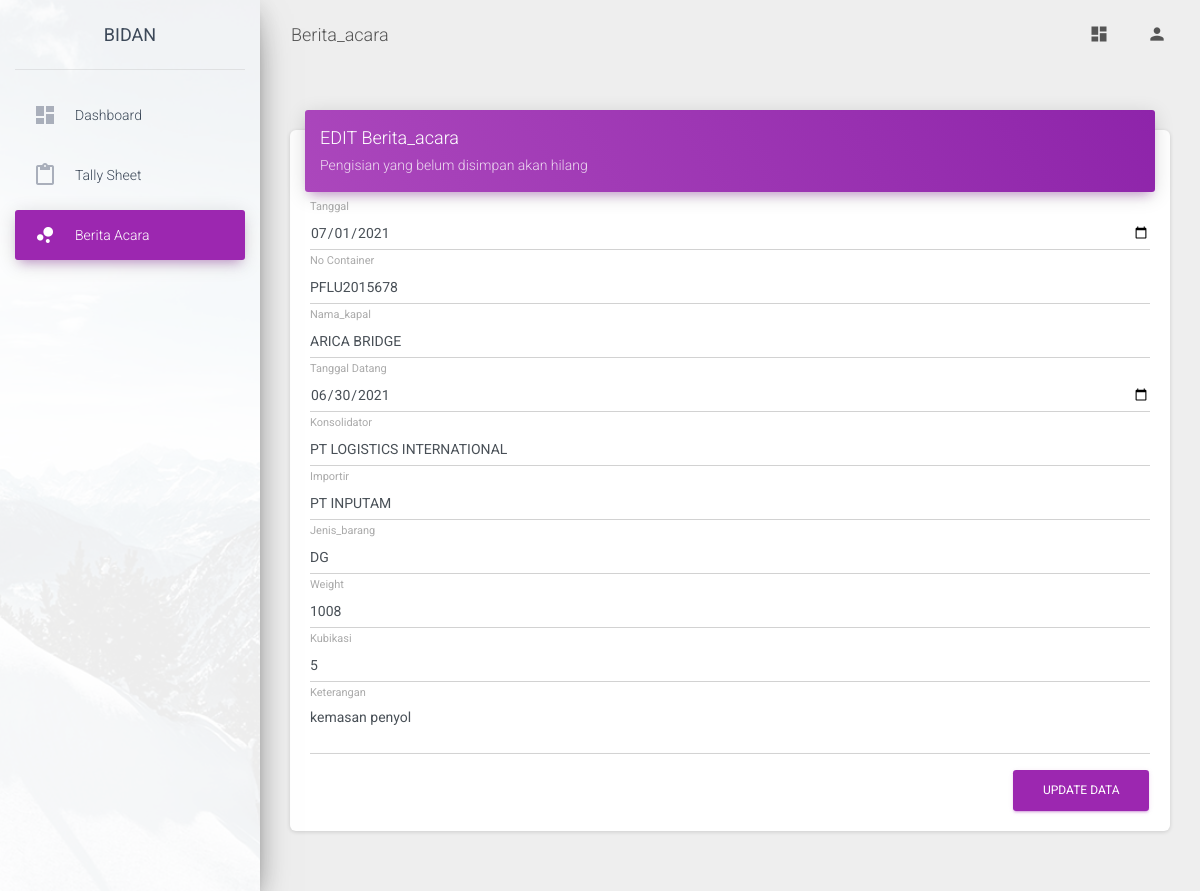
The page /media.php?module=berita_acara&act=edit&id=1 (signed in) on the database its author committed.
### tables this page shows
CREATE TABLE `berita_acara` (
  `id` int(11) NOT NULL,
  `tanggal` date NOT NULL,
  `no_container` varchar(128) NOT NULL,
  `nama_kapal` varchar(128) NOT NULL,
  `tgl_datang` date NOT NULL,
  `konsolidator` varchar(128) NOT NULL,
  `importir` varchar(128) NOT NULL,
  `no_bl` varchar(128) NOT NULL,
  `jumlah` int(128) NOT NULL,
  `jenis_barang` varchar(128) NOT NULL,
  `weight` int(128) NOT NULL,
  `kubikasi` int(128) NOT NULL,
  `keterangan` varchar(128) NOT NULL
);

### module/berita_acara/edit.php (the view, shortened to what this page needs)
<?php
$aksi   = "module/".$_GET['module']."/action.php";
$edit=mysqli_fetch_array(mysqli_query($conn,"SELECT * from berita_acara where id='$_GET[id]'"));
?>
<div class="col-md-12">
  <div class="card">
    <div class="card-header card-header-primary">
      <h4 class="card-title"><?php echo strtoupper($_GET['act']) ?> <?php echo ucwords($_GET['module']) ?></h4>
      <p class="card-category">Pengisian yang belum disimpan akan hilang</p>
    </div>
    <div class="card-body">
      <form action="<?php echo $aksi."?module=".$_GET['module']."&act=".$_GET['act'] ?>" method="POST">
        <div class="row">
          <div class="col-md-12">
            <div class="form-group">
              <label class="bmd-label-floating"><?php echo ucwords('tanggal') ?></label>
              <input type="date" class="form-control" name="tanggal" value="<?php echo $edit['tanggal'] ?>">
            </div>
          </div>
          <div class="col-md-12">
            <div class="form-group">
              <label class="bmd-label-floating"><?php echo ucwords('no container') ?></label>
              <input type="text" class="form-control" name="no_container" value="<?php echo $edit['no_container'] ?>">
            </div>
          </div>
          <div class="col-md-12">
            <div class="form-group">
              <label class="bmd-label-floating"><?php echo ucwords('nama_kapal') ?></label>
              <input type="text" class="form-control" name="nama_kapal" value="<?php echo $edit['nama_kapal'] ?>">
            </div>
          </div>
          <div class="col-md-12">
            <div class="form-group">
              <label class="bmd-label-floating"><?php echo ucwords('Tanggal Datang') ?></label>
              <input type="date" class="form-control" name="tgl_datang" value="<?php echo $edit['tgl_datang'] ?>">
            </div>
          </div>
          <div class="col-md-12">
            <div class="form-group">
              <label class="bmd-label-floating"><?php echo ucwords('Konsolidator') ?></label>
              <input type="text" class="form-control" name="konsolidator" value="<?php echo $edit['konsolidator'] ?>">
            </div>
          </div>
          <div class="col-md-12">
            <div class="form-group">
              <label class="bmd-label-floating"><?php echo ucwords('importir') ?></label>
              <input type="text" class="form-control" name="importir" value="<?php echo $edit['importir'] ?>">
            </div>
          </div>
          <div class="col-md-12">
            <div class="form-group">
              <label class="bmd-label-floating"><?php echo ucwords('jenis_barang') ?></label>
              <input type="text" class="form-control" name="jenis_barang" value="<?php echo $edit['jenis_barang'] ?>">
            </div>
          </div>
          <div class="col-md-12">
            <div class="form-group">
              <label class="bmd-label-floating"><?php echo ucwords('weight') ?></label>
              <input type="text" class="form-control" name="weight" value="<?php echo $edit['weight'] ?>">
            </div>
          </div>
           <div class="col-md-12">
            <div class="form-group">
              <label class="bmd-label-floating"><?php echo ucwords('kubikasi') ?></label>
              <input type="text" class="form-control" name="kubikasi" value="<?php echo $edit['kubikasi'] ?>">
            </div>
          </div>
           <div class="col-md-12">
            <div class="form-group">
              <label class="bmd-label-floating"><?php echo ucwords('Keterangan') ?></label>
              <textarea class="form-control" name="keterangan"><?php echo $edit['keterangan'] ?></textarea>
            </div>
          </div>
        </div>
        <button type="submit" class="btn btn-primary pull-right">Update Data</button>
        <div class="clearfix"></div>
      </form>
    </div>
  </div>
</div>

### rows shown on the page
berita_acara: tanggal "07/01/2021", no_container "PFLU2015678", nama_kapal "ARICA BRIDGE", tgl_datang "06/30/2021", konsolidator "PT LOGISTICS INTERNATIONAL", importir "PT INPUTAM", jenis_barang "DG", weight "1008", kubikasi "5", keterangan "kemasan penyol"

### other values the page prints
$_GET['module'] "Berita_acara"
$_GET['act'] "EDIT"
